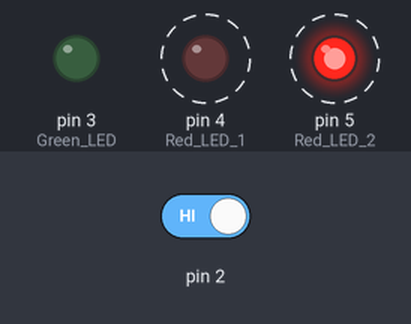
Simulated run of this sketch. Board: Arduino Uno, built with avr-gcc and run on an emulated ATmega328P. Parts: output pins drawn as LEDs (lit = HIGH). Dashed ring = blinking. The inputs (shaded band) are chosen by the test bench; at power-on: pin 2 HIGH.

Above: at 0.87 s.
1.3 s: pin 2 driven LOW
At 15.15 s:
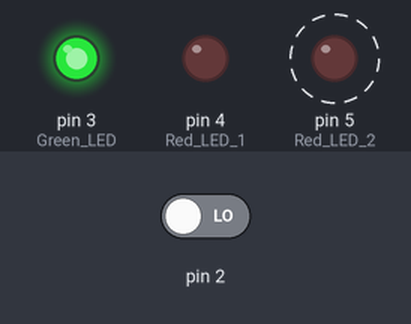
15.3 s: pin 2 driven HIGH
At 15.42 s:
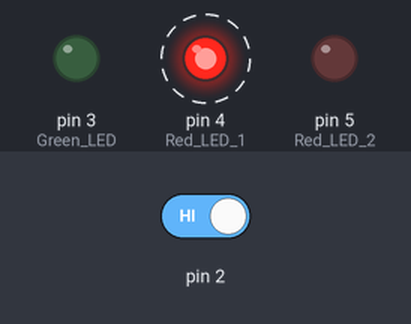
Timing chart, 0 to 32.5 s (numbered marks = the images above; inputs shaded):
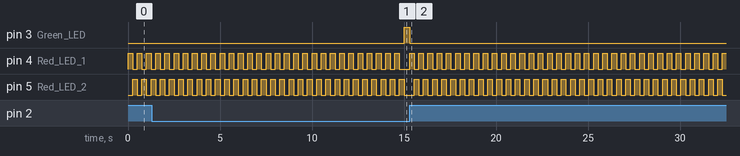

Measured:
- after the input at 1.3 s, pin 3 (Green_LED): LOW → HIGH after 13.7 s
- after the input at 15.3 s, pin 3 (Green_LED): HIGH → LOW at once; pin 4 (Red_LED_1): alternates HIGH for 0.25 s and LOW for 0.25 s, starting at once; pin 5 (Red_LED_2): alternates HIGH for 0.25 s and LOW for 0.25 s, starting after 0.25 s
- by itself, pin 4 (Red_LED_1), pin 5 (Red_LED_2): alternates HIGH for 0.25 s and LOW for 0.25 s

The sketch:

lightshow.ino
```cpp
int switchState = 0;

void setup() {
  pinMode(3,OUTPUT); // Green LED
  pinMode(4,OUTPUT); // Red LED 1
  pinMode(5,OUTPUT); // Red LED 2
  pinMode(2,INPUT);
}

void loop() {
  switchState = digitalRead(2);

  if (switchState == LOW) {
    digitalWrite(3, HIGH);
    digitalWrite(4, LOW);
    digitalWrite(5, LOW);
  } else {
    digitalWrite(3, LOW);

    // Let the LED's blink 60 times.
    // Pin 4 and 5 are highlighted in succession. Each 30 times.
    for (int i = 0; i < 60; i++) {
      digitalWrite(4+i%2, HIGH);
      digitalWrite(5-i%2, LOW);
      delay(250);
    }
  }

}
```
